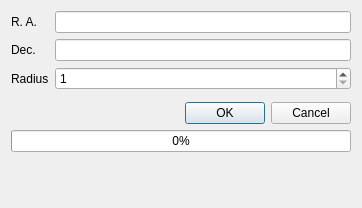
<?xml version="1.0" encoding="UTF-8"?>
<ui version="4.0">
 <class>WebDialog</class>
 <widget class="QDialog" name="WebDialog">
  <property name="geometry">
   <rect>
    <x>0</x>
    <y>0</y>
    <width>362</width>
    <height>208</height>
   </rect>
  </property>
  <property name="windowTitle">
   <string>From Web...</string>
  </property>
  <property name="windowIcon">
   <iconset theme="web-browser">
    <normaloff>.</normaloff>.</iconset>
  </property>
  <layout class="QFormLayout" name="formLayout">
   <item row="0" column="0">
    <widget class="QLabel" name="labelRA">
     <property name="text">
      <string>R. A.</string>
     </property>
    </widget>
   </item>
   <item row="0" column="1">
    <widget class="QLineEdit" name="editRA"/>
   </item>
   <item row="1" column="0">
    <widget class="QLabel" name="labelDec">
     <property name="text">
      <string>Dec.</string>
     </property>
    </widget>
   </item>
   <item row="1" column="1">
    <widget class="QLineEdit" name="editDec"/>
   </item>
   <item row="2" column="0">
    <widget class="QLabel" name="labelRadius">
     <property name="text">
      <string>Radius</string>
     </property>
    </widget>
   </item>
   <item row="2" column="1">
    <widget class="QSpinBox" name="spinBoxRadius">
     <property name="minimum">
      <number>1</number>
     </property>
     <property name="maximum">
      <number>15</number>
     </property>
    </widget>
   </item>
   <item row="3" column="1">
    <widget class="QWidget" name="widget" native="true"/>
   </item>
   <item row="4" column="0" colspan="2">
    <widget class="QDialogButtonBox" name="buttonBox">
     <property name="standardButtons">
      <set>QDialogButtonBox::Cancel|QDialogButtonBox::Ok</set>
     </property>
    </widget>
   </item>
   <item row="5" column="0" colspan="2">
    <widget class="QProgressBar" name="progressBar">
     <property name="enabled">
      <bool>true</bool>
     </property>
     <property name="value">
      <number>0</number>
     </property>
     <property name="textVisible">
      <bool>true</bool>
     </property>
    </widget>
   </item>
  </layout>
 </widget>
 <resources/>
 <connections/>
</ui>
